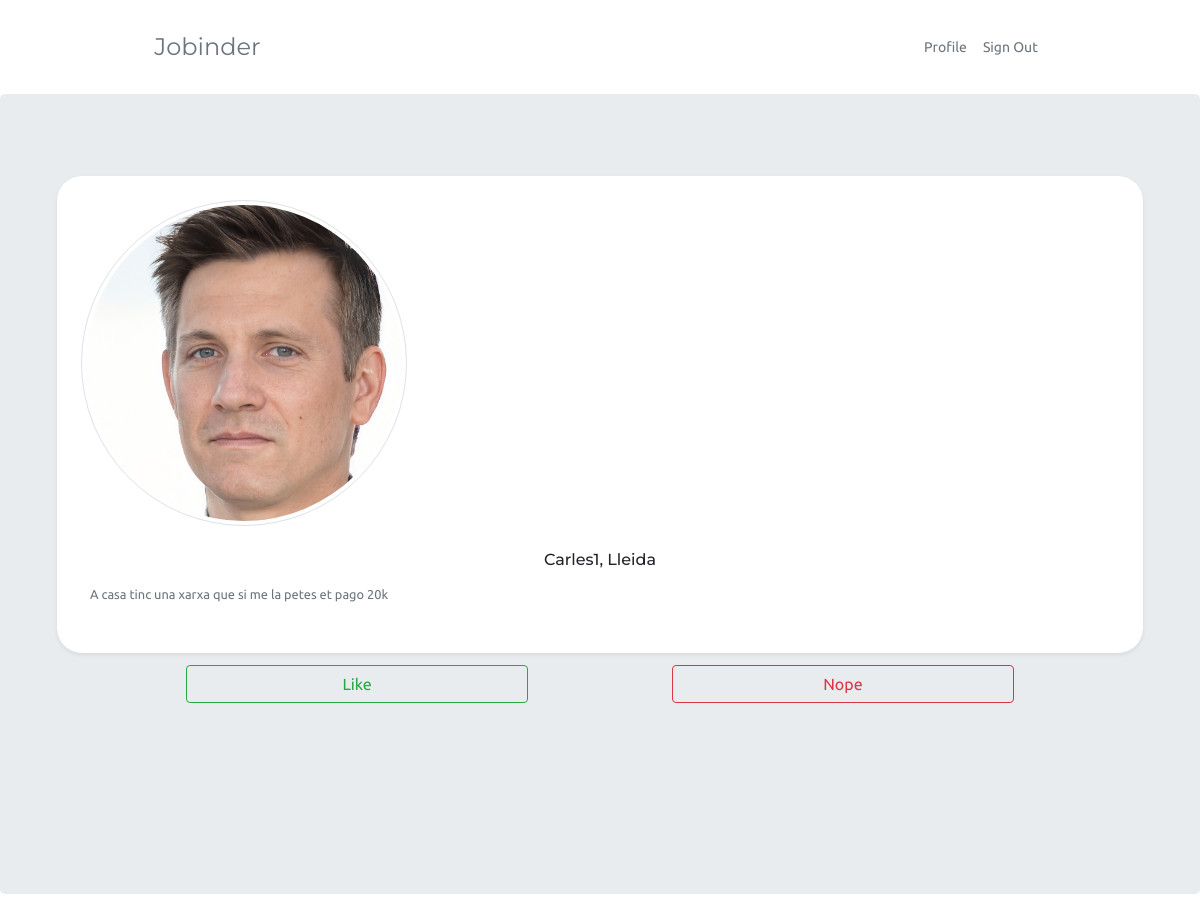
Page /jobsearcher/searcher/ (signed in) on the committed database.
### jobsearcher/models/applicants_models.py (models this page shows, shortened)
class Applicant(User):
    telephone = models.CharField(blank=True, null=True, max_length=50)
    city = models.CharField(blank=True, null=True, max_length=50)
    zipCode = models.CharField(blank=True, null=True, max_length=16)
    description = models.TextField(blank=True, null=True)
    scope = models.ForeignKey(Scope, null=True, blank=True, related_name="applicants", on_delete=models.SET_NULL)
    themes = models.ManyToManyField(Theme, blank=True, related_name="applicants")
    photo = models.ImageField(upload_to="applicant_logos/", default='applicant_logos/default.png', blank=True, null=True)
    modified_by = models.ForeignKey(User, null=True, related_name="applicants", on_delete=models.SET_NULL)
    last_modified = models.DateField(auto_now=True)
    deleted = models.BooleanField(default=False, null=False)
    class Meta:
        default_related_name = "Applicant"

### jobsearcher/views.py (the view)
# urls.py: url(r'^jobsearcher/searcher/$', views.searcher, name='searcher'),
@login_required
def searcher(request):
    is_applicant = Applicant.objects.filter(id=request.user.id).exists()
    user = query_user(request.user.id, is_applicant)
    try:
        profile = query_joboffer_profile(user.id) if is_applicant else query_applicant_profile(user.id)
    except IndexError:
        profile = None
    render_template = "joboffer.html" if is_applicant else "applicant.html"
    return render(request, "searcher/searcher_"+render_template, {'profile': profile, 'applicant':is_applicant})

### jobsearcher/views.py (called while the page is built)
def query_applicant_profile(id_company):
    try:
        applicants_already_chosen = Choice.objects.filter(company__id=id_company)
    except ObjectDoesNotExist:
        applicants_already_chosen = None
    if applicants_already_chosen:
        try:
            applicants = Applicant.objects.exclude(id__in=[choice.applicant.id for choice in applicants_already_chosen])
            return random.choice(applicants)
        except (IndexError, ObjectDoesNotExist):
            return None
    else:
        return random.choice(Applicant.objects.all())

def query_user(id, applicant=True):
    return Applicant.objects.get(id=id) if applicant else Company.objects.get(id=id)

### jobsearcher/templates/searcher/searcher_applicant.html (shortened to what this page needs)
{% extends "searcher/searcher.html" %}
{% block header %}
    {% include 'header_company.html' %}
{% endblock %}
{% block searcher %}
            <div style="border-radius: 25px" class="card border-0 shadow-sm">
            <div class="row p-4">
                <div class="col-sm-4">
                    {% if profile.photo %}
                        <img id="profile-img" class="img-thumbnail rounded-circle" src="{{ profile.photo.url }}" alt="...">
                    {% else %}
                        <img id="profile-img" class="img-thumbnail rounded-circle" src="/media/applicant_logos/default.png" alt="...">
                    {% endif %}
                </div>
                <div id='themes' class="col-sm-8 text-right">
                </div>
                <div class="col-12 p-4">
                    <h6 id="title" class="card-title montserrat">{{ profile.username }}, {{ profile.city }}</h6>
                    <p class="card-text text-justify">
                        <small id="description" class="text-muted">
                            {{ profile.description }}
                        </small>
                    </p>
                </div>
            </div>
        </div>
{% endblock %}

### static/CSS/styles.css (style rules this page uses)
html * { font-family: 'Ubuntu', sans-serif; }
.montserrat { font-family: 'Montserrat', sans-serif; }

### rows in the picture
Applicant: photo (picture), city "Lleida", description "A casa tinc una xarxa que si me la petes et pago 20k"

### other values in the picture
{{ profile.username }} "Carles1"
